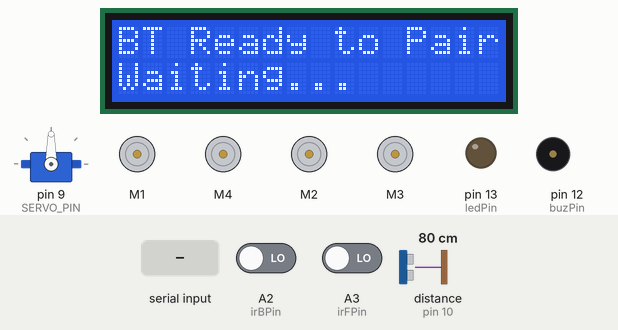
This sketch was run on a simulated Arduino Uno, built with avr-gcc and run on an emulated ATmega328P. Parts: 16×2 character LCD, servo, 4 × DC motor (green arrow = forward, orange = backward, longer = faster), output pins drawn as LEDs (lit = HIGH), buzzer (waves = sounding, pin HIGH). Dashed ring = blinking. Inputs (shaded band) come from the test bench; at power-on: A2 (irBPin) LOW, A3 (irFPin) LOW, distance to the obstacle (sensor on pin 10) 80 cm. The echo pulse lasts 58.3 µs per cm; pins used as bus, display or sensor lines are not drawn; what the sketch prints to the serial monitor is not drawn.

Above: at 7.7 s.
11.9 s: "F" received over the second serial link
At 12.07 s:
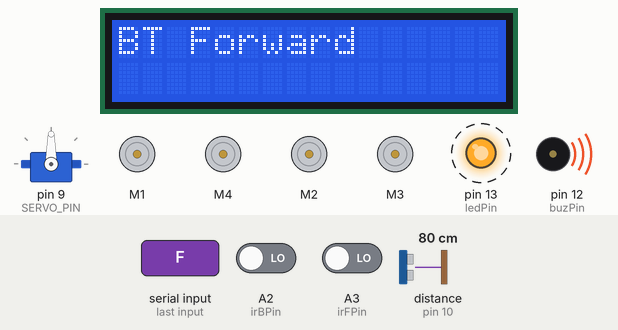
13.7 s: "R" received over the second serial link
At 15.0 s:
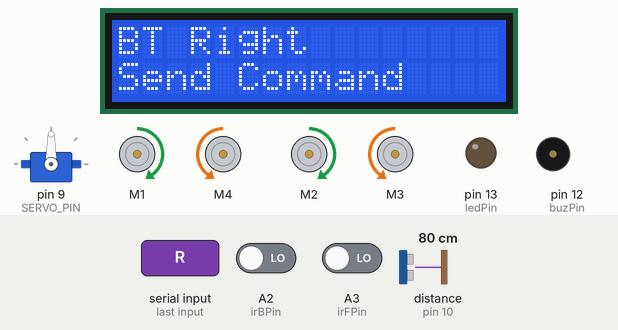
15.7 s: "B" received over the second serial link
At 15.87 s:
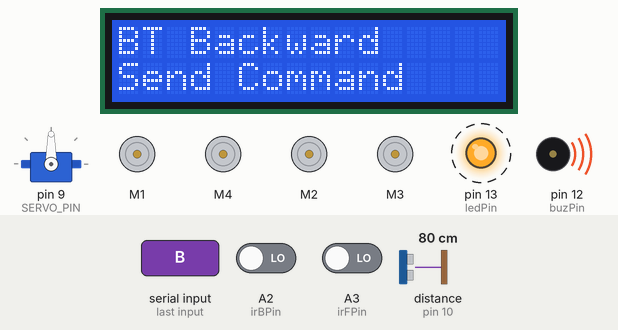
17.4 s: "L" received over the second serial link
At 19.1 s:
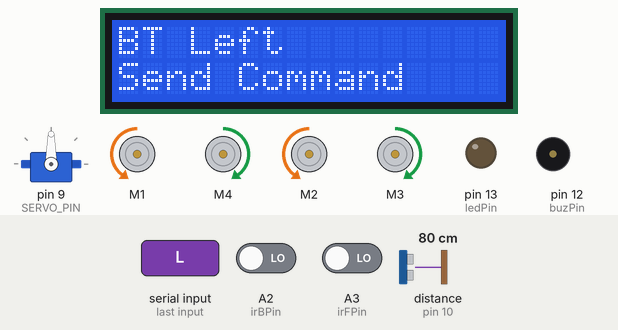
19.5 s: "S" received over the second serial link
At 20.7 s:
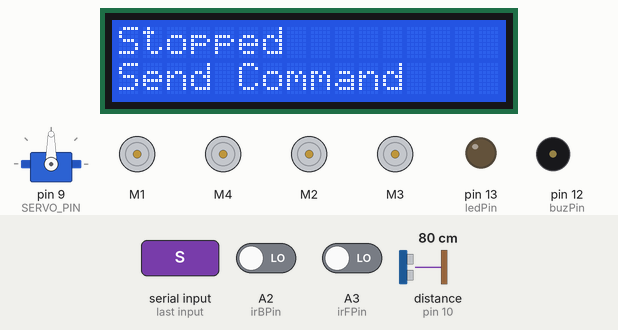
21.0 s: "F" received over the second serial link
At 21.17 s:
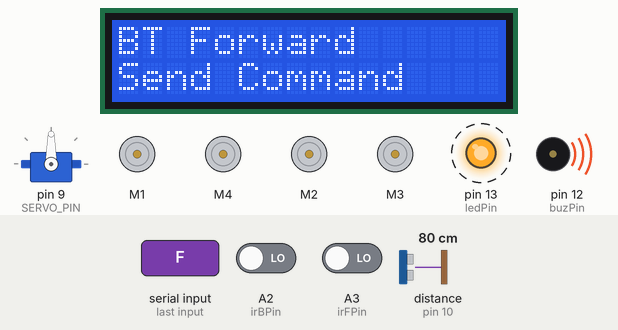
Timing chart, 0 to 23.7 s (numbered marks = the images above; inputs shaded):
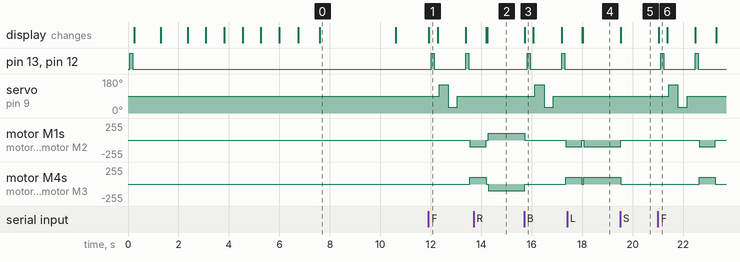

The sketch:

refined_code.ino
```cpp
#include <AFMotor.h>
#include <SoftwareSerial.h>
#include <Wire.h>
#include <LiquidCrystal_I2C.h>
#include <Servo.h>

#define LCD_COLS 16 // change to 20 if using 20x4
#define LCD_ROWS 2
#define SERVO_PIN 9
#define TRIG_PIN 2
#define ECHO_PIN 10
#define OBSTACLE_DISTANCE 20 // cm
#define BACK_TIME 800        // ms

enum BuzzerAction
{
    BUZ_BACKWARD,
    BUZ_RIGHT,
    BUZ_LEFT,
    BUZ_OBJECT
};

#define BUZ_ON true
#define BUZ_OFF false

// NEW: tune turn timing
#define TURN_TIME 600    // ms (how long to pivot left/right)
#define RESCAN_PAUSE 250 // ms (pause after reverse before scanning)

LiquidCrystal_I2C lcd(0x27, LCD_COLS, LCD_ROWS);

// Motor channels
AF_DCMotor MotorFR(4);
AF_DCMotor MotorFL(1);
AF_DCMotor MotorBL(2);
AF_DCMotor MotorBR(3);

bool btConnected = false;

// Prevent auto-avoid re-entry (reduces rapid repeated load spikes)
bool autoAvoidActive = false;

// NEW: track current motion so we only auto-avoid when moving forward
enum MotionState
{
    STOPPED,
    FORWARDING,
    BACKWARDING,
    TURNING_LEFT,
    TURNING_RIGHT
};
MotionState motionState = STOPPED;

// Bluetooth pins using A4 / A5
const uint8_t BT_RX_PIN = A0; // HC-05 TX -> Arduino A4 (RX)
const uint8_t BT_TX_PIN = A1; // Arduino A5 (TX) -> HC-05 RX (via voltage divider)

SoftwareSerial btSerial(BT_RX_PIN, BT_TX_PIN); // RX, TX
Servo scanServo;

// Other IO
const int buzPin = 12;
const int ledPin = 13;

static void beepBlinkShort(uint16_t onMs = 120)
{
    digitalWrite(buzPin, HIGH);
    digitalWrite(ledPin, HIGH);
    delay(onMs);
    digitalWrite(buzPin, LOW);
    digitalWrite(ledPin, LOW);
}

const int irFPin = A3;
const int irBPin = A2;

int valSpeed = 100;

void lcdPrintClear(uint8_t col, uint8_t row, const char *text);
void lcdPrintClearNum(uint8_t col, uint8_t row, const char *label, int value);
void SetSpeed(int val);

void moveForward();
void moveBackward();
void moveLeft();
void moveRight();
void stopCar();

long getDistance();
long scanDirection(int angle);

// NEW: auto avoid that returns control to BT after finishing
void autoAvoidObstacle_BT();

// NEW: optional helper to keep turning code consistent
static void pivotLeftMs(unsigned long ms)
{
    moveLeft();
    delay(ms);
    stopCar();
}
static void pivotRightMs(unsigned long ms)
{
    moveRight();
    delay(ms);
    stopCar();
}

void buzzerPlay(BuzzerAction action, bool state)
{
    (void)action; // All actions are a simple short beep + blink

    if (state == BUZ_OFF)
    {
        digitalWrite(buzPin, LOW);
        digitalWrite(ledPin, LOW);
        return;
    }

    beepBlinkShort();
}

void setup()
{
    Serial.begin(9600);
    btSerial.begin(9600);

    lcd.init();
    lcd.backlight();

    Serial.println("Bluetooth Ready");

    pinMode(TRIG_PIN, OUTPUT);
    pinMode(ECHO_PIN, INPUT);

    pinMode(buzPin, OUTPUT);
    pinMode(ledPin, OUTPUT);

    pinMode(irFPin, INPUT);
    pinMode(irBPin, INPUT);

    scanServo.attach(SERVO_PIN);

    digitalWrite(ledPin, HIGH);
    buzzerPlay(BUZ_OBJECT, BUZ_ON);
    digitalWrite(ledPin, LOW);

    SetSpeed(valSpeed);
    stopCar();
    motionState = STOPPED;
    showStartupScreens();
}

void showStartupScreens()
{

    lcdPrintClear(0, 0, "   Team ROBOGO ");
    lcdPrintClear(0, 1, "Obstacle Avoider");
    delay(1000);

    lcdPrintClear(0, 0, "  Team ROBOGO:  ");
    lcdPrintClearNum(0, 1, "   Group  ", 2);
    delay(1000);

    lcdPrintClear(0, 0, "Team Members:");
    lcdPrintClear(0, 1, "   Pratik  ");
    delay(700);

    lcdPrintClear(0, 1, "  Priyanshu   ");
    delay(700);

    lcdPrintClear(0, 1, "  Hridesh ");
    delay(700);

    lcdPrintClear(0, 1, "   Roshan   ");
    delay(700);

    lcdPrintClear(0, 1, "   Jasmin   ");
    delay(700);

    lcdPrintClear(0, 1, "  Anarjyoti  ");
    delay(700);

    lcdPrintClear(0, 0, "System Ready");
    lcdPrintClear(0, 1, "Starting...");
    delay(800);

    lcdPrintClear(0, 0, "BT Ready to Pair");
    lcdPrintClear(0, 1, "Waiting...");
    delay(3000);
    lcd.clear(); // clean screen before loop starts
}

void handleCommand(char command)
{
    btConnected = true; // Bluetooth is active once we receive anything

    switch (command)
    {
    case 'F':
        lcdPrintClear(0, 0, "BT Forward");
        motionState = FORWARDING;
        moveForward();
        break;

    case 'B':
        lcdPrintClear(0, 0, "BT Backward");
        motionState = BACKWARDING;
        moveBackward();
        break;

    case 'L':
        lcdPrintClear(0, 0, "BT Left");
        motionState = TURNING_LEFT;
        moveLeft();
        break;

    case 'R':
        lcdPrintClear(0, 0, "BT Right");
        motionState = TURNING_RIGHT;
        moveRight();
        break;

    case 'S':
        lcdPrintClear(0, 0, "Stopped");
        motionState = STOPPED;
        stopCar();
        break;

    case 'Y':
        beepBlinkShort();
        break;

    case 'U':
        digitalWrite(ledPin, HIGH);
        break;

    case 'u':
        digitalWrite(ledPin, LOW);
        break;

    case '1':
        SetSpeed(65);
        break;
    case '2':
        SetSpeed(130);
        break;
    case '3':
        SetSpeed(195);
        break;
    case '4':
        SetSpeed(255);
        break;
    }
}

void lcdPrintClear(uint8_t col, uint8_t row, const char *text)
{
    lcd.setCursor(col, row);
    for (uint8_t i = col; i < LCD_COLS; i++)
        lcd.print(' ');

    lcd.setCursor(col, row);
    lcd.print(text);
}

void lcdPrintClearNum(uint8_t col, uint8_t row, const char *label, int value)
{
    char buffer[17]; // for 16x2 LCD
    snprintf(buffer, sizeof(buffer), "%s%d", label, value);
    lcdPrintClear(col, row, buffer);
}

void safeStopAndDelay(uint16_t ms = 40)
{
    stopCar();
    delay(ms); // small neutral gap to kill current spike
}
void SetSpeed(int val)
{
    valSpeed = val;
    MotorFL.setSpeed(val);
    MotorFR.setSpeed(val);
    MotorBL.setSpeed(val);
    MotorBR.setSpeed(val);
}

void moveForward()
{
    safeStopAndDelay();
    SetSpeed(valSpeed);
    MotorFL.run(FORWARD);
    MotorFR.run(FORWARD);
    MotorBL.run(FORWARD);
    MotorBR.run(FORWARD);
}

void moveBackward()
{
    safeStopAndDelay();
    SetSpeed(valSpeed);
    MotorFL.run(BACKWARD);
    MotorFR.run(BACKWARD);
    MotorBL.run(BACKWARD);
    MotorBR.run(BACKWARD);
}

void moveRight()
{
    safeStopAndDelay();
    SetSpeed(valSpeed);
    MotorFL.run(FORWARD);
    MotorFR.run(BACKWARD);
    MotorBL.run(FORWARD);
    MotorBR.run(BACKWARD);
}

void moveLeft()
{
    safeStopAndDelay();
    SetSpeed(valSpeed);
    MotorFL.run(BACKWARD);
    MotorFR.run(FORWARD);
    MotorBL.run(BACKWARD);
    MotorBR.run(FORWARD);
}
void stopCar()
{
    MotorFL.run(RELEASE);
    MotorFR.run(RELEASE);
    MotorBL.run(RELEASE);
    MotorBR.run(RELEASE);
}

long getDistance()
{
    digitalWrite(TRIG_PIN, LOW);
    delayMicroseconds(2);
    digitalWrite(TRIG_PIN, HIGH);
    delayMicroseconds(10);
    digitalWrite(TRIG_PIN, LOW);

    long duration = pulseIn(ECHO_PIN, HIGH, 30000);
    if (duration == 0)
        return 300; // no echo
    return duration * 0.034 / 2;
}

long scanDirection(int angle)
{
    stopCar(); // ensure motors are OFF
    delay(60); // settle power
    scanServo.write(angle);
    delay(300); // reduced delay
    return getDistance();
}

// NEW: Auto avoid routine that *temporarily* takes over, then returns control to BT.
void autoAvoidObstacle_BT()
{
    if (autoAvoidActive)
        return;
    autoAvoidActive = true;

    // Take over
    stopCar();
    motionState = STOPPED;

    // Obstacle detected alert (serialize loads)
    delay(50);
    buzzerPlay(BUZ_OBJECT, BUZ_ON);
    delay(80);

    lcdPrintClear(0, 0, "Obstacle!");
    lcdPrintClear(0, 1, "Scanning...");

    long leftDist = scanDirection(150);
    long rightDist = scanDirection(30);
    long centerDist = scanDirection(90);
    (void)centerDist; // centerDist is optional; kept for future logic / debug

    // If we have space on either side -> pivot to the side with more space
    if (leftDist > OBSTACLE_DISTANCE || rightDist > OBSTACLE_DISTANCE)
    {
        if (leftDist >= rightDist)
        {
            lcdPrintClear(0, 0, "Auto Left");
            buzzerPlay(BUZ_LEFT, BUZ_ON);
            pivotLeftMs(TURN_TIME);
        }
        else
        {
            lcdPrintClear(0, 0, "Auto Right");
            buzzerPlay(BUZ_RIGHT, BUZ_ON);
            pivotRightMs(TURN_TIME);
        }
    }
    else
    {
        // All sides blocked -> reverse a bit, then rescan and turn
        lcdPrintClear(0, 0, "Auto Reverse");
        stopCar();
        delay(50);
        buzzerPlay(BUZ_BACKWARD, BUZ_ON);
        delay(80);
        moveBackward();

        unsigned long start = millis();
        while (millis() - start < BACK_TIME)
        {
            // Stop early if rear IR detects obstacle
            if (digitalRead(irBPin) == LOW)
            {
                stopCar();
                delay(50);
                lcdPrintClear(0, 1, "Back Blocked!");
                buzzerPlay(BUZ_OBJECT, BUZ_ON);
                delay(80);
                break;
            }

            // Still allow BT stop to abort auto (optional safety)
            if (btSerial.available())
            {
                char cmd = btSerial.read();
                if (cmd == 'S')
                {
                    handleCommand(cmd);
                    buzzerPlay(BUZ_OBJECT, BUZ_OFF);
                    autoAvoidActive = false;
                    return; // give control back immediately
                }
            }
        }

        stopCar();
        delay(RESCAN_PAUSE);

        lcdPrintClear(0, 1, "Rescanning...");
        leftDist = scanDirection(160);
        rightDist = scanDirection(20);

        if (leftDist >= rightDist)
        {
            lcdPrintClear(0, 0, "Auto Left");
            buzzerPlay(BUZ_LEFT, BUZ_ON);
            pivotLeftMs(TURN_TIME);
        }
        else
        {
            lcdPrintClear(0, 0, "Auto Right");
            buzzerPlay(BUZ_RIGHT, BUZ_ON);
            pivotRightMs(TURN_TIME);
        }
    }

    stopCar();
    motionState = STOPPED;

    // Ensure buzzer + LED are off (buzzerPlay handles both)
    buzzerPlay(BUZ_OBJECT, BUZ_OFF);

    // Give control back to BT commands (no need to press F again)
    lcdPrintClear(0, 0, "BT Control Ready");
    lcdPrintClear(0, 1, "Send Command");

    autoAvoidActive = false;
}

void loop()
{

    static unsigned long lastAvoid = 0;

    // Always listen for bluetooth commands
    if (btSerial.available())
    {
        char cmd = btSerial.read();
        handleCommand(cmd);
    }

    // If BT is NOT connected: NO detection + NO movement allowed
    if (!btConnected)
    {
        stopCar();
        motionState = STOPPED;
        return;
    }

    // If BT is connected, allow movement.
    // Automatic obstacle avoidance takes over ONLY if moving forward and front IR triggers.
    if (motionState == FORWARDING &&
        digitalRead(irFPin) == LOW &&
        !autoAvoidActive &&
        (millis() - lastAvoid > 800))
    {
        lastAvoid = millis();
        autoAvoidObstacle_BT(); // takes over, then returns control to BT
    }
    // Safety: if moving backward and rear IR triggers, stop immediately
    if (motionState == BACKWARDING &&
        digitalRead(irBPin) == LOW &&
        !autoAvoidActive &&
        (millis() - lastAvoid > 800))
    {
        lastAvoid = millis();
        stopCar();
        motionState = STOPPED;
        autoAvoidObstacle_BT(); // take over to avoid obstacle in front
    }
}
```

Measured:
- after the input at 11.9 s, pin 13 (ledPin), pin 12 (buzPin): alternates HIGH for 0.12 s and LOW for 1.3 s, starting after 0.12 s
- after the input at 13.7 s, the display: first differs from a run without the input after 0.53 s (image 2)
- after the input at 15.7 s, pin 13 (ledPin), pin 12 (buzPin): alternates HIGH for 0.12 s and LOW for 1.3 s, starting after 0.12 s
- after the input at 17.4 s, the display: first differs from a run without the input after 0.63 s (image 4)
- after the input at 19.5 s, motor M1, motor M2: backward 100/255 → stopped at once; motor M4, motor M3: forward 100/255 → stopped at once; the display: changes at once (image 5)
- after the input at 21.0 s, pin 13 (ledPin), pin 12 (buzPin): alternates HIGH for 0.12 s and LOW for 1.3 s, starting after 0.12 s
- what the display in image 0 shows lasts 3.0 s, from 7.6 s to 10.6 s
